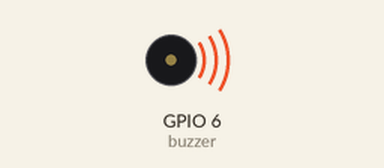
Bench run of a program on a simulated ESP32 board running MicroPython. Parts: buzzer (waves = sounding). What the program prints to the serial console is not drawn. At 1.7 s the program stops and its outputs stay as they are.

Above: at 0.2 s.
At 1.02 s:
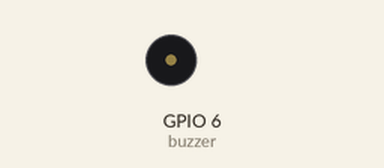
Timing chart, 0 to 3.0 s (numbered marks = the images above):
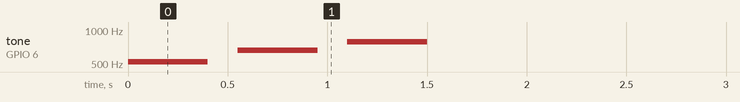

The program:

k3_buzzer.py
```python
# k3_buzzer.py — 부저로 도·미·솔 세 음을 한 번씩 내고 스스로 끝난다
from machine import Pin, PWM
import time

buzzer = PWM(Pin(6), freq=440, duty=0)   # 부저는 GPIO 6, 소리 없이 시작

try:
    for name, freq in (("도", 523), ("미", 659), ("솔", 784)):
        buzzer.freq(freq)        # 소리 높이
        buzzer.duty(100)         # 소리 크기(작게)
        print("삐 —", name, freq, "Hz")
        time.sleep_ms(400)
        buzzer.duty(0)
        time.sleep_ms(150)
finally:
    buzzer.duty(0)
    buzzer.deinit()
    print("부저 점검 끝")
```

Measured:
- by itself, tone on GPIO 6 (buzzer): plays 523 Hz for 0.40 s, 659 Hz for 0.40 s, 784 Hz for 0.40 s
